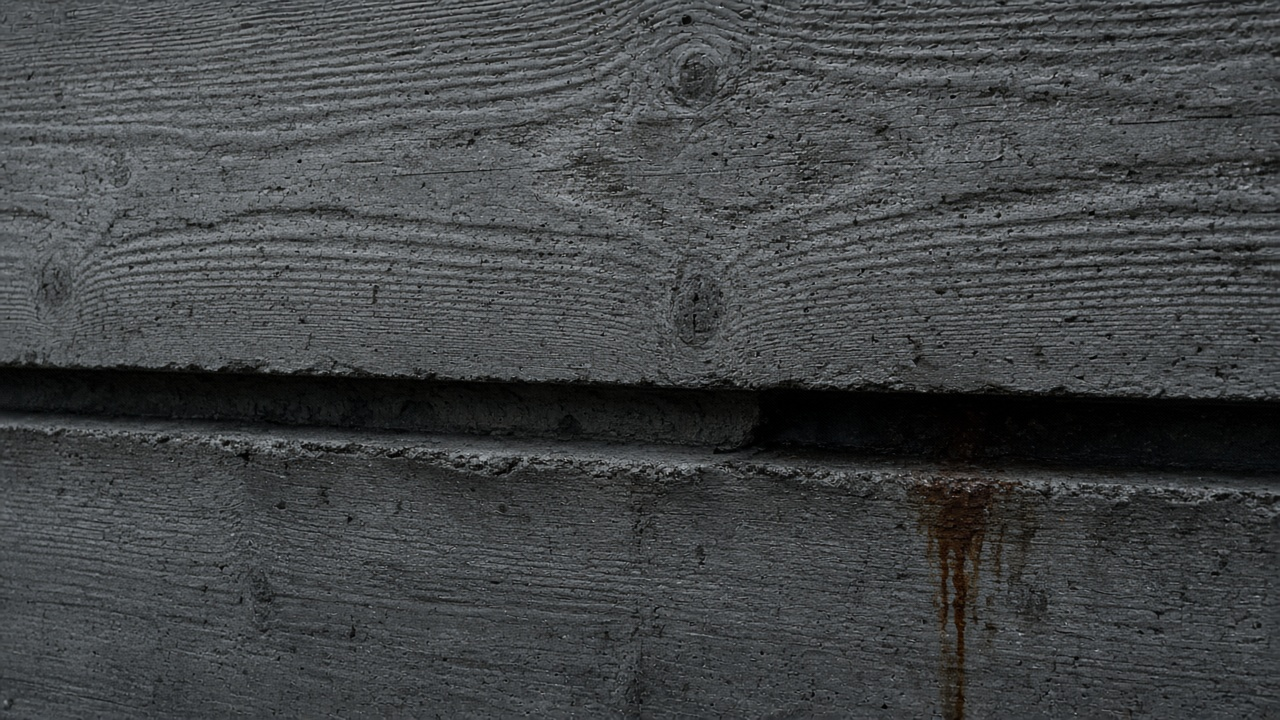
#> input picture docs/mockups/assets/concrete-boardform.png, 1280 x 720 px, given in place of photo-hero-kitchen.png, which was not available
$ python render_mockups.py
#> lines starting #> are read from the running program, lines starting #| are printed output that depends on the picture; pictures that were not available may be replaced by others from this repository, and a replacement may not be noted
#!/usr/bin/env python3
"""NORTHLINE — high-fidelity website mockup renderer.

Composes editorial furniture-studio screens from photoreal assets
and a shared design system. Output: PNG mockups only.
"""

from __future__ import annotations

import os
from dataclasses import dataclass
from pathlib import Path

from PIL import Image, ImageDraw, ImageFont

ROOT = Path(__file__).resolve().parent
ASSETS = Path("/opt/cursor/artifacts/assets")
PHOTO_DIR = ROOT / "photos"
OUT = ROOT / "mockups"
EXPLORE = ROOT / "explorations"
FONT_DIR = ROOT / "fonts"

W = 1440
M = 72
NAV_H = 80

BG = (243, 238, 230)
BG2 = (236, 229, 218)
INK = (28, 25, 22)
MUTED = (107, 100, 92)
LINE = (209, 200, 188)
TERR = (184, 92, 56)
CREAM = (250, 246, 240)
WHITE = (253, 250, 246)

ONEST = str(FONT_DIR / "Onest.ttf")
UNBOUND = str(FONT_DIR / "Unbounded.ttf")

NAV = [
    ("Направления", "directions"),
    ("Проекты", "projects"),
    ("Процесс", "process"),
    ("Материалы", "materials"),
    ("Контакты", "contact"),
]


# [7 lines left out: function font, not called in this run]


def f_ui(size: int, weight: int = 400) -> ImageFont.FreeTypeFont:
    return font(ONEST, size, weight)


def f_display(size: int, weight: int = 500) -> ImageFont.FreeTypeFont:
    return font(UNBOUND, size, weight)


def measure(text: str, fnt: ImageFont.FreeTypeFont) -> tuple[int, int]:
    box = fnt.getbbox(text)
    return box[2] - box[0], box[3] - box[1]


# [46 lines left out: functions text_width, wrap, cover, load, not called in this run]


@dataclass
class Canvas:
    im: Image.Image
    d: ImageDraw.ImageDraw
    w: int
    h: int

    # [11 lines left out: functions new, save, not called in this run]

    def line(self, x1: int, y1: int, x2: int, y2: int, color: tuple[int, int, int] = LINE, width: int = 1) -> None:
        self.d.line([(x1, y1), (x2, y2)], fill=color, width=width)

    def rect(self, box: tuple[int, int, int, int], color: tuple[int, int, int]) -> None:
        self.d.rectangle(box, fill=color)

    def paste(self, img: Image.Image, x: int, y: int) -> None:
        self.im.paste(img, (x, y))

    def photo(self, name: str, x: int, y: int, w: int, h: int) -> None:
        self.paste(cover(load(name), w, h), x, y)

    # [62 lines left out: functions text, multiline, button, mark, not called in this run]

    def wordmark(self, x: int, y: int, size: int = 16) -> int:
        mx = self.mark(x, y + 2, h=size - 2)
        return self.text((mx, y), "NORTHLINE", f_ui(size, 500), INK, tracking=0.16)

    # [42 lines left out: functions header, footer, finish, not called in this run]


def crop_save(src: Image.Image, box: tuple[int, int, int, int], name: str) -> None:
    PHOTO_DIR.mkdir(parents=True, exist_ok=True)
    src.crop(box).convert("RGB").save(PHOTO_DIR / name, "PNG")


def split_panels(im: Image.Image, n: int, name_prefix: str, names: list[str]) -> None:
    w, h = im.size
    # detect white gutters roughly by equal split
    pw = w // n
    for i, name in enumerate(names):
        # trim a couple px of divider
        left = i * pw + (4 if i else 0)
        right = (i + 1) * pw - (4 if i < n - 1 else 0)
        crop_save(im, (left, 0, right, h), name)


def extract_photos() -> None:
    PHOTO_DIR.mkdir(parents=True, exist_ok=True)
    if not ASSETS.exists():
        print("source assets missing — using existing photos/")
        return

    hero = Image.open(ASSETS / "photo-hero-kitchen.png")
#> hero is the input picture: PIL image 1280x720 RGB; mean R, G, B 67.5, 70.1, 71.5
    hero.save(PHOTO_DIR / "hero-kitchen.png")

    split_panels(
        Image.open(ASSETS / "photo-wardrobe-restaurant-office.png"),
        3,
        "tri",
        ["wardrobe.png", "office.png", "restaurant.png"],
    )
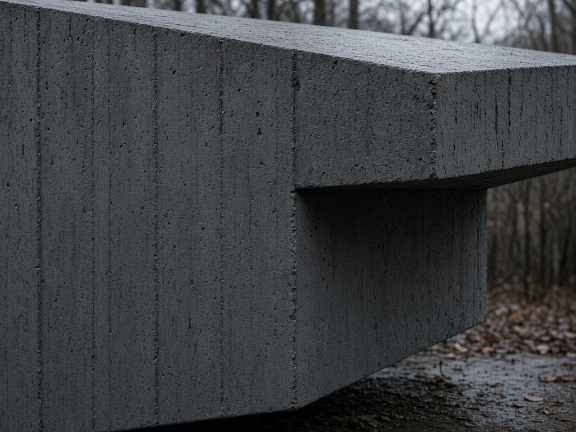
#> input picture docs/mockups/assets/concrete-corner.png, 1152 x 864 px, given in place of photo-wardrobe-restaurant-office.png, which was not available (shown at 1/2 size)
#> in split_panels, `w, h = im.size`: w = 1152; h = 864
#> in split_panels, `pw = w // n`: pw = 384
#> the loop in split_panels, `for i, name in enumerate(names):` made 3 passes
#> (name, left, right) on passes 1 to 3: ('wardrobe.png', 0, 380), ('office.png', 388, 764), ('restaurant.png', 772, 1152)
#> pass 1, in crop_save, `src.crop(box).convert("RGB").save(PHOTO_DIR / name, "PNG")`:
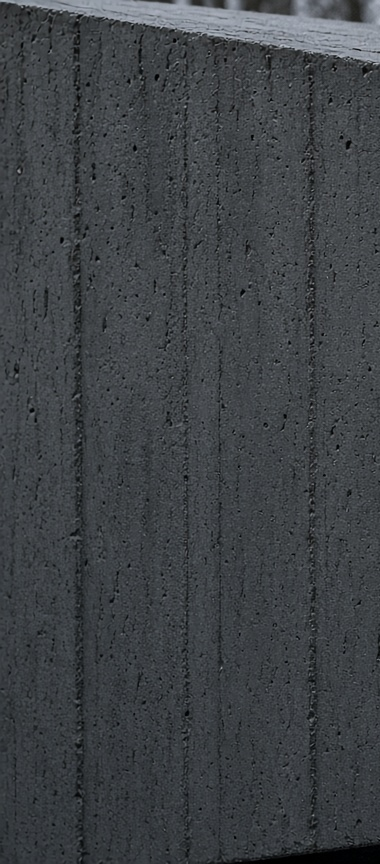
#> saved as wardrobe.png: PIL image 380x864 RGB; mean R, G, B 62.7, 66.6, 70.2
#> pass 2, in crop_save (call 2), `src.crop(box).convert("RGB").save(PHOTO_DIR / name, "PNG")`:
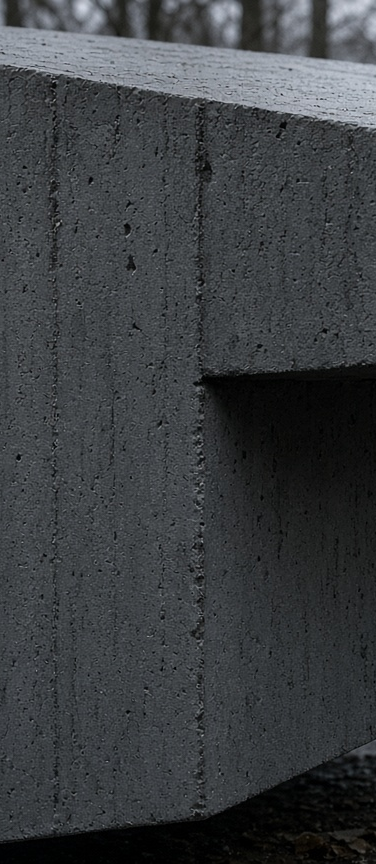
#> saved as office.png: PIL image 376x864 RGB; mean R, G, B 59.5, 62.7, 65.6
#> in split_panels, im is the input picture: PIL image 1152x864 RGB; mean R, G, B 63.2, 65.9, 68.6
    split_panels(
        Image.open(ASSETS / "photo-sofa-country.png"),
        2,
        "sc",
        ["sofa.png", "country.png"],
    )
#> the loop in split_panels (call 2), `for i, name in enumerate(names):` made 2 passes
#> (name, left, right) on passes 1 to 2: ('sofa.png', 0, 572), ('country.png', 580, 1152)
#> pass 1, in crop_save (call 4), `src.crop(box).convert("RGB").save(PHOTO_DIR / name, "PNG")`:
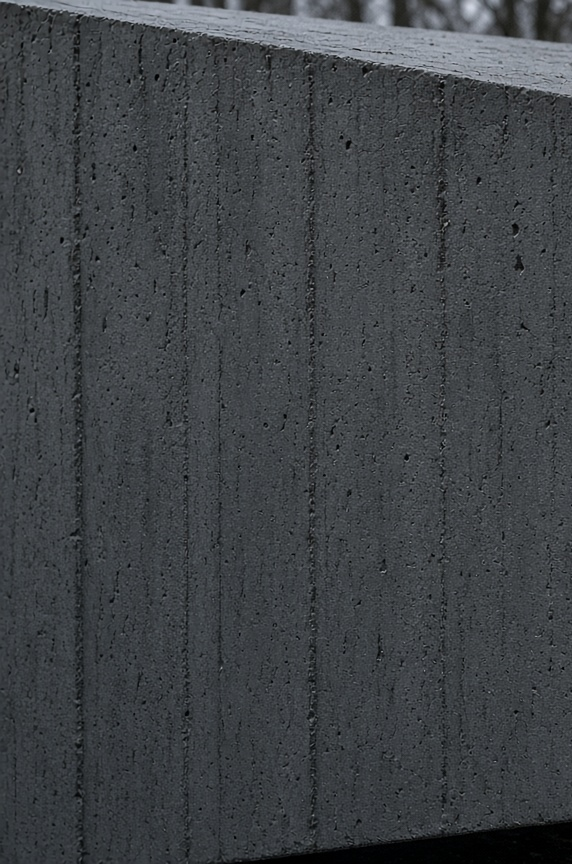
#> saved as sofa.png: PIL image 572x864 RGB; mean R, G, B 63.5, 67.3, 70.9
#> pass 2, in crop_save (call 5), `src.crop(box).convert("RGB").save(PHOTO_DIR / name, "PNG")`:
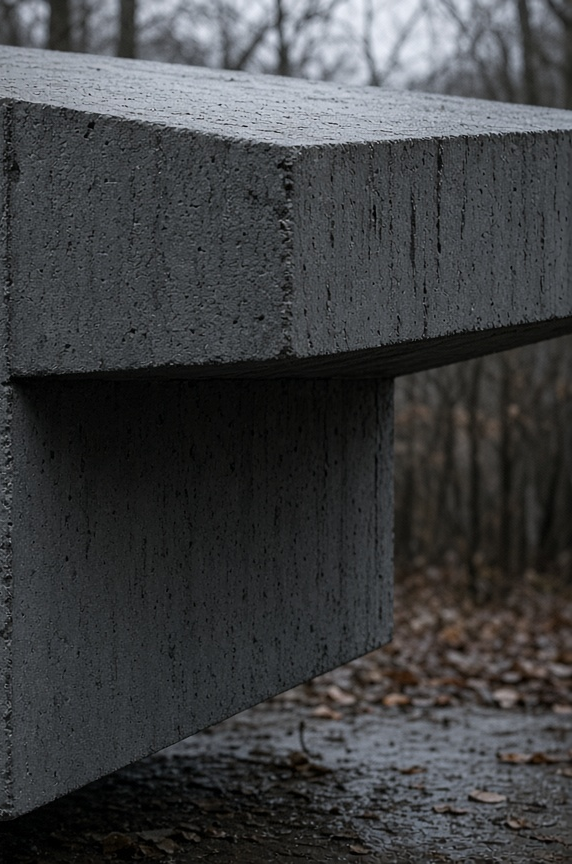
#> saved as country.png: PIL image 572x864 RGB; mean R, G, B 63, 64.5, 66.3
    split_panels(
#> (the run stopped early here; a loop or call above may not have finished)
